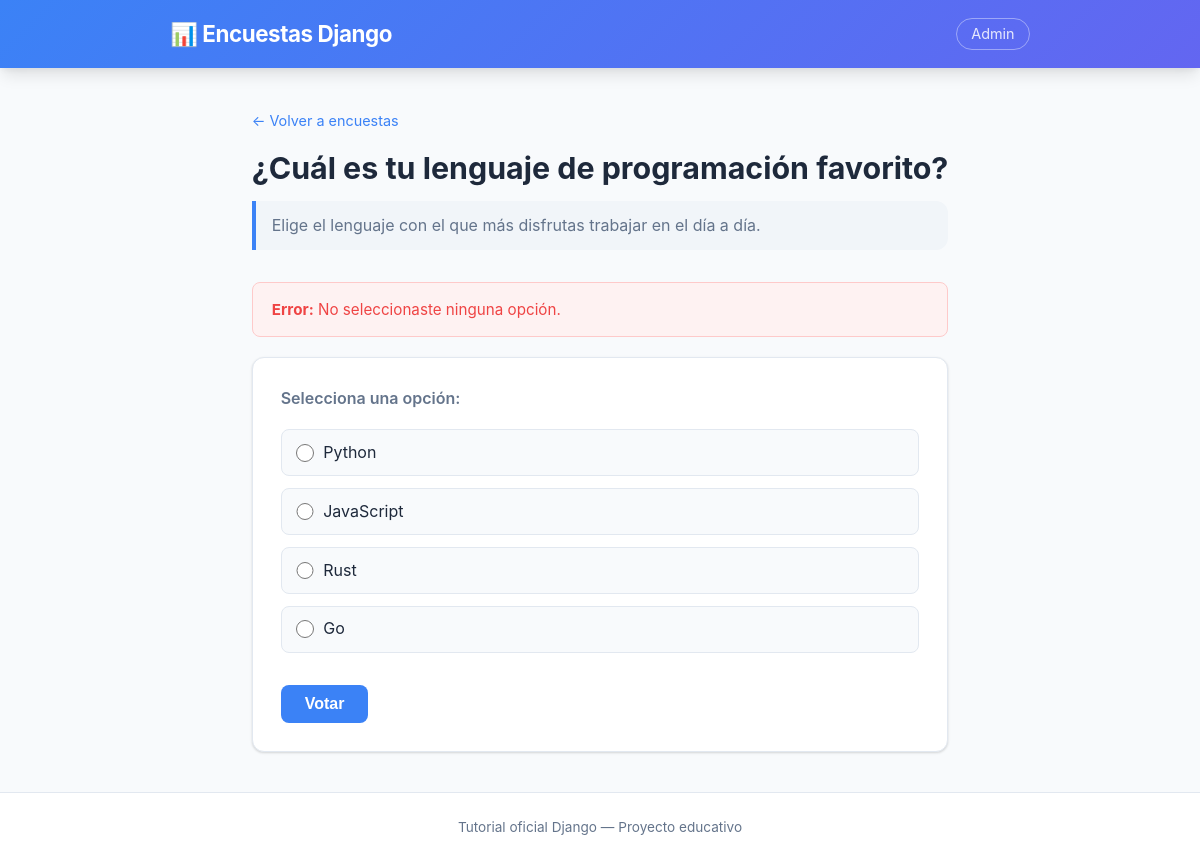
The page /polls/1/vote/ on the database its author committed.
### polls/models.py (models this page shows, shortened)
class Question(models.Model):
    question_text = models.CharField(max_length=200, verbose_name="Pregunta")
    description = models.TextField(
        blank=True,
        default="",
        verbose_name="Descripción",
        help_text="Descripción opcional para dar más contexto a la encuesta.",
    )
    pub_date = models.DateTimeField("Fecha de publicación")
    def was_published_recently(self):
        now = timezone.now()
        return now - datetime.timedelta(days=1) <= self.pub_date <= now
    was_published_recently.admin_order_field = "pub_date"
    was_published_recently.boolean = True
    was_published_recently.short_description = "¿Publicada recientemente?"

class Choice(models.Model):
    question = models.ForeignKey(Question, on_delete=models.CASCADE)
    choice_text = models.CharField(max_length=200, verbose_name="Opción")
    votes = models.IntegerField(default=0, verbose_name="Votos")

### polls/views.py (the view)
# urls.py: path("<int:question_id>/vote/", views.vote, name="vote"),
def vote(request, question_id):
    question = get_object_or_404(Question, pk=question_id)
    try:
        selected_choice = question.choice_set.get(pk=request.POST["choice"])
    except (KeyError, Choice.DoesNotExist):
        return render(
            request,
            "polls/detail.html",
            {
                "question": question,
                "error_message": "No seleccionaste ninguna opción.",
            },
        )
    else:
        selected_choice.votes = F("votes") + 1
        selected_choice.save()
        return HttpResponseRedirect(reverse("polls:results", args=(question.id,)))

### polls/templates/polls/detail.html (shortened to what this page needs)
{% extends "polls/base.html" %}
{% block content %}
<div class="page-header">
    <a href="{% url 'polls:index' %}" class="back-link">&larr; Volver a encuestas</a>
    <h1>{{ question.question_text }}</h1>
    {% if question.description %}
        <p class="question-description-detail">{{ question.description }}</p>
    {% endif %}
</div>
{% if error_message %}
    <div class="alert alert-error">
        <strong>Error:</strong> {{ error_message }}
    </div>
{% endif %}
<form action="{% url 'polls:vote' question.id %}" method="post" class="vote-form">
    <fieldset>
        <legend>Selecciona una opción:</legend>
        {% for choice in question.choice_set.all %}
        <div class="choice-option">
            <label>
                <input type="radio" name="choice" id="choice{{ forloop.counter }}" value="{{ choice.id }}">
                {{ choice.choice_text }}
            </label>
        </div>
        {% endfor %}
    </fieldset>
    <button type="submit" class="btn btn-primary">Votar</button>
</form>
{% endblock %}

### polls/static/polls/style.css (style rules this page uses)
:root { --primary: #3b82f6; --primary-dark:#1d4ed8; --accent: #6366f1; --bg: #f8fafc; --surface: #ffffff; --border: #e2e8f0; --text: #1e293b; --text-muted: #64748b; --success: #22c55e; --error: #ef4444; --radius: 0.75rem; --shadow: 0 1px 3px rgba(0,0,0,.1), 0 1px 2px rgba(0,0,0,.06); --shadow-lg: 0 10px 15px -3px rgba(0,0,0,.1), 0 4px 6px -2px rgba(0,0,0,.05); }
*, *::before, *::after { box-sizing: border-box; margin: 0; padding: 0; }
body { font-family: -apple-system, BlinkMacSystemFont, "Segoe UI", Roboto, "Helvetica Neue", Arial, sans-serif; background: var(--bg); color: var(--text); line-height: 1.6; min-height: 100vh; display: flex; flex-direction: column; }
.page-header { margin-bottom: 2rem; }
.page-header h1 { font-size: 1.9rem; font-weight: 700; color: var(--text); margin-bottom: 0.3rem; }
.back-link { display: inline-block; color: var(--primary); text-decoration: none; font-size: 0.9rem; margin-bottom: 0.75rem; transition: color 0.15s; }
.question-description-detail { color: var(--text-muted); font-size: 1rem; margin-top: 0.5rem; padding: 0.75rem 1rem; background: #f1f5f9; border-left: 4px solid var(--primary); border-radius: 0 var(--radius) var(--radius) 0; }
.vote-form { background: var(--surface); border: 1px solid var(--border); border-radius: var(--radius); padding: 1.75rem; box-shadow: var(--shadow); }
.vote-form fieldset { border: none; }
.vote-form legend { font-size: 1rem; font-weight: 600; color: var(--text-muted); margin-bottom: 1.1rem; }
.choice-option { margin-bottom: 0.75rem; }
.choice-option label { display: flex; align-items: center; gap: 0.6rem; cursor: pointer; padding: 0.6rem 0.9rem; border: 1px solid var(--border); border-radius: 0.5rem; background: var(--bg); font-size: 1rem; transition: border-color 0.2s, background 0.2s; }
.choice-option input[type="radio"] { accent-color: var(--primary); width: 1.1rem; height: 1.1rem; }
.btn { display: inline-block; padding: 0.65rem 1.5rem; font-size: 1rem; font-weight: 600; border-radius: 0.5rem; cursor: pointer; text-decoration: none; border: none; margin-top: 1.25rem; transition: background 0.2s, transform 0.1s; }
.btn-primary { background: var(--primary); color: #fff; }
.alert { padding: 0.9rem 1.2rem; border-radius: 0.5rem; margin-bottom: 1.25rem; font-size: 0.95rem; }
.alert-error { background: #fef2f2; border: 1px solid #fecaca; color: var(--error); }

### rows shown on the page
Question: question_text "¿Cuál es tu lenguaje de programación favorito?", description "Elige el lenguaje con el que más disfrutas trabajar en el día a día."
Choice: choice_text "Python"
Choice: choice_text "JavaScript"
Choice: choice_text "Rust"
Choice: choice_text "Go"

### other values the page prints
{{ error_message }} "No seleccionaste ninguna opción."
